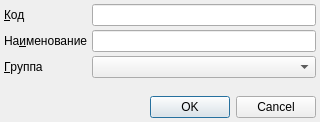
<?xml version="1.0" encoding="UTF-8"?>
<ui version="4.0">
 <class>ComplainEditorDialog</class>
 <widget class="QDialog" name="ComplainEditorDialog">
  <property name="geometry">
   <rect>
    <x>0</x>
    <y>0</y>
    <width>320</width>
    <height>122</height>
   </rect>
  </property>
  <property name="windowTitle">
   <string>ChangeMe!</string>
  </property>
  <property name="sizeGripEnabled">
   <bool>false</bool>
  </property>
  <layout class="QGridLayout">
   <property name="margin">
    <number>4</number>
   </property>
   <property name="spacing">
    <number>4</number>
   </property>
   <item row="2" column="0">
    <widget class="QLabel" name="lblGroup">
     <property name="text">
      <string>&amp;Группа</string>
     </property>
     <property name="buddy">
      <cstring>cmbGroup</cstring>
     </property>
    </widget>
   </item>
   <item row="2" column="1">
    <widget class="CRBComboBox" name="cmbGroup"/>
   </item>
   <item row="3" column="0">
    <spacer>
     <property name="orientation">
      <enum>Qt::Vertical</enum>
     </property>
     <property name="sizeHint" stdset="0">
      <size>
       <width>73</width>
       <height>41</height>
      </size>
     </property>
    </spacer>
   </item>
   <item row="0" column="0">
    <widget class="QLabel" name="lblCode">
     <property name="text">
      <string>&amp;Код</string>
     </property>
     <property name="buddy">
      <cstring>edtCode</cstring>
     </property>
    </widget>
   </item>
   <item row="1" column="1">
    <widget class="QLineEdit" name="edtName">
     <property name="minimumSize">
      <size>
       <width>200</width>
       <height>0</height>
      </size>
     </property>
    </widget>
   </item>
   <item row="0" column="1">
    <widget class="QLineEdit" name="edtCode"/>
   </item>
   <item row="1" column="0">
    <widget class="QLabel" name="lblName">
     <property name="text">
      <string>На&amp;именование</string>
     </property>
     <property name="buddy">
      <cstring>edtName</cstring>
     </property>
    </widget>
   </item>
   <item row="4" column="0" colspan="2">
    <widget class="QDialogButtonBox" name="buttonBox">
     <property name="standardButtons">
      <set>QDialogButtonBox::Cancel|QDialogButtonBox::Ok</set>
     </property>
    </widget>
   </item>
  </layout>
 </widget>
 <customwidgets>
  <customwidget>
   <class>CRBComboBox</class>
   <extends>QComboBox</extends>
   <header>library/crbcombobox.h</header>
  </customwidget>
 </customwidgets>
 <tabstops>
  <tabstop>edtCode</tabstop>
  <tabstop>edtName</tabstop>
 </tabstops>
 <resources/>
 <connections>
  <connection>
   <sender>buttonBox</sender>
   <signal>accepted()</signal>
   <receiver>ComplainEditorDialog</receiver>
   <slot>accept()</slot>
   <hints>
    <hint type="sourcelabel">
     <x>142</x>
     <y>99</y>
    </hint>
    <hint type="destinationlabel">
     <x>142</x>
     <y>57</y>
    </hint>
   </hints>
  </connection>
  <connection>
   <sender>buttonBox</sender>
   <signal>rejected()</signal>
   <receiver>ComplainEditorDialog</receiver>
   <slot>reject()</slot>
   <hints>
    <hint type="sourcelabel">
     <x>142</x>
     <y>99</y>
    </hint>
    <hint type="destinationlabel">
     <x>142</x>
     <y>57</y>
    </hint>
   </hints>
  </connection>
 </connections>
</ui>
